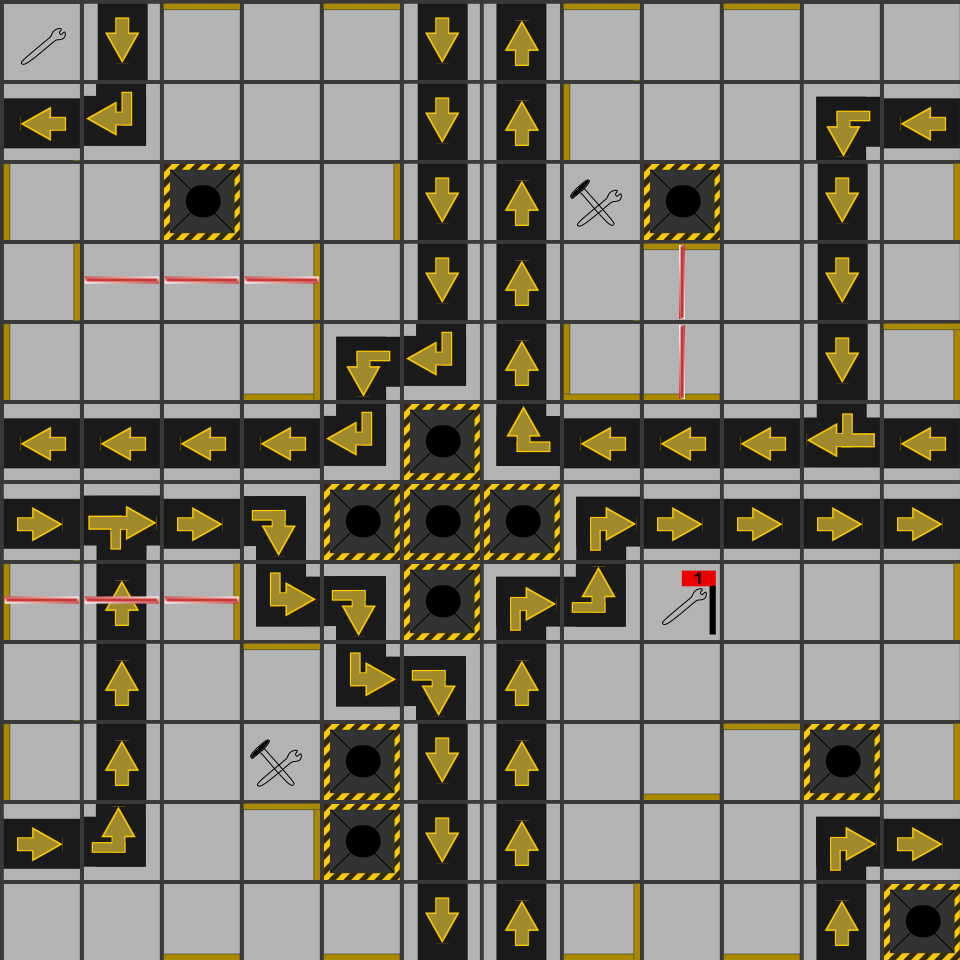

The image is a tile-based game level rendered from a .tmx file. Its description and complete source (layers, tilesets, objects, tile grids) follow:
An orthogonal 12x12 tile map with 80x80 px tiles, 7 tile layers (board, westWalls, southWalls, eastWalls, ...).

<map version="1.2" tiledversion="1.2.2" orientation="orthogonal" renderorder="right-down" width="12" height="12" tilewidth="80" tileheight="80" infinite="0" nextlayerid="9" nextobjectid="1">
 <tileset firstgid="1" source="tileProperties.tsx" />
 <layer id="1" name="board" width="12" height="12">
  <data encoding="csv">
12,2,22,22,22,2,1,22,22,22,22,22,
11,29,22,22,22,2,1,22,22,22,37,11,
22,22,3,22,22,2,1,21,3,22,2,22,
22,22,22,22,22,2,1,22,22,22,2,22,
22,22,22,22,37,29,1,22,22,22,2,22,
11,11,11,11,29,3,28,11,11,11,11,11,
10,10,10,20,3,3,3,19,10,10,10,10,
22,1,22,46,20,3,19,47,30,22,22,22,
22,1,22,22,46,20,1,22,22,22,22,22,
22,1,22,21,3,2,1,22,22,22,3,22,
10,47,22,22,3,2,1,22,22,22,19,10,
22,22,22,22,22,2,1,22,22,22,1,3
</data>
 </layer>
 <layer id="4" name="westWalls" width="12" height="12">
  <data encoding="csv">
0,0,0,0,0,0,0,0,0,0,0,0,
0,0,0,0,0,0,0,44,0,0,0,0,
44,0,0,0,0,0,0,0,0,0,0,0,
0,0,0,35,0,0,0,0,0,0,0,0,
44,0,0,0,0,0,0,44,0,0,0,0,
0,0,0,0,0,0,0,0,0,0,0,0,
0,0,0,0,0,0,0,0,0,0,0,0,
44,0,0,0,0,0,0,0,0,0,0,0,
0,0,0,0,0,0,0,0,0,0,0,0,
44,0,0,0,0,0,0,0,0,0,0,0,
0,0,0,0,0,0,0,0,0,0,0,0,
0,0,0,0,0,0,0,0,0,0,0,0
</data>
 </layer>
 <layer id="5" name="southWalls" width="12" height="12">
  <data encoding="csv">
0,0,0,0,0,0,0,0,0,0,0,0,
0,0,0,0,0,0,0,0,0,0,0,0,
0,0,0,0,0,0,0,0,0,0,0,0,
0,0,0,0,0,0,0,0,0,0,0,0,
0,0,0,17,0,0,0,17,17,0,0,0,
0,0,0,0,0,0,0,0,0,0,0,0,
0,0,0,0,0,0,0,0,0,0,0,0,
0,0,0,0,0,0,0,0,0,0,0,0,
0,0,0,0,0,0,0,0,0,0,0,0,
0,0,0,0,0,0,0,0,17,0,0,0,
0,0,0,0,0,0,0,0,0,0,0,0,
0,0,17,0,17,0,0,17,0,17,0,0
</data>
 </layer>
 <layer id="6" name="eastWalls" width="12" height="12">
  <data encoding="csv">
0,0,0,0,0,0,0,0,0,0,0,0,
0,0,0,0,0,0,0,0,0,0,0,0,
0,0,0,0,35,0,0,0,0,0,0,35,
35,0,0,0,0,0,0,0,0,0,0,0,
0,0,0,35,0,0,0,0,0,0,0,35,
0,0,0,0,0,0,0,0,0,0,0,0,
0,0,0,0,0,0,0,0,0,0,0,0,
0,0,35,0,0,0,0,0,0,0,0,35,
0,0,0,0,0,0,0,0,0,0,0,0,
0,0,0,0,0,0,0,0,0,0,0,35,
0,0,0,35,0,0,0,0,0,0,0,0,
0,0,0,0,0,0,0,35,0,0,0,0
</data>
 </layer>
 <layer id="2" name="northWalls" width="12" height="12">
  <data encoding="csv">
0,0,8,0,8,0,0,8,0,8,0,0,
0,0,0,0,0,0,0,0,0,0,0,0,
0,0,0,0,0,0,0,0,0,0,0,0,
0,0,0,0,0,0,0,0,8,0,0,0,
0,0,0,0,0,0,0,0,0,0,0,8,
0,0,0,0,0,0,0,0,0,0,0,0,
0,0,0,0,0,0,0,0,0,0,0,0,
0,0,0,0,0,0,0,0,0,0,0,0,
0,0,0,8,0,0,0,0,0,0,0,0,
0,0,0,0,0,0,0,0,0,8,0,0,
0,0,0,8,0,0,0,0,0,0,0,0,
0,0,0,0,0,0,0,0,0,0,0,0
</data>
 </layer>
 <layer id="3" name="lasers" width="12" height="12">
  <data encoding="csv">
0,0,0,0,0,0,0,0,0,0,0,0,
0,0,0,0,0,0,0,0,0,0,0,0,
0,0,0,0,0,0,0,0,0,0,0,0,
0,18,18,18,0,0,0,0,9,0,0,0,
0,0,0,0,0,0,0,0,9,0,0,0,
0,0,0,0,0,0,0,0,0,0,0,0,
0,0,0,0,0,0,0,0,0,0,0,0,
18,18,18,0,0,0,0,0,0,0,0,0,
0,0,0,0,0,0,0,0,0,0,0,0,
0,0,0,0,0,0,0,0,0,0,0,0,
0,0,0,0,0,0,0,0,0,0,0,0,
0,0,0,0,0,0,0,0,0,0,0,0
</data>
 </layer>
 <layer id="8" name="robot" width="12" height="12">
  <data encoding="csv">
0,0,0,0,0,0,0,0,0,0,0,0,
0,0,0,0,0,0,0,0,0,0,0,0,
0,0,0,52,0,0,0,0,0,0,0,0,
0,0,0,0,0,0,0,0,0,0,0,0,
0,0,0,0,0,0,0,0,0,0,0,0,
0,0,0,0,0,0,0,0,0,0,65,0,
0,55,0,0,0,0,0,0,0,0,0,0,
0,0,0,0,0,0,0,0,0,0,0,0,
0,0,0,0,0,0,0,0,0,0,0,0,
0,0,0,0,0,0,0,0,0,0,0,0,
0,0,0,0,0,0,0,0,0,0,0,0,
0,0,0,0,0,0,0,0,0,0,0,0
</data>
 </layer>
</map>
